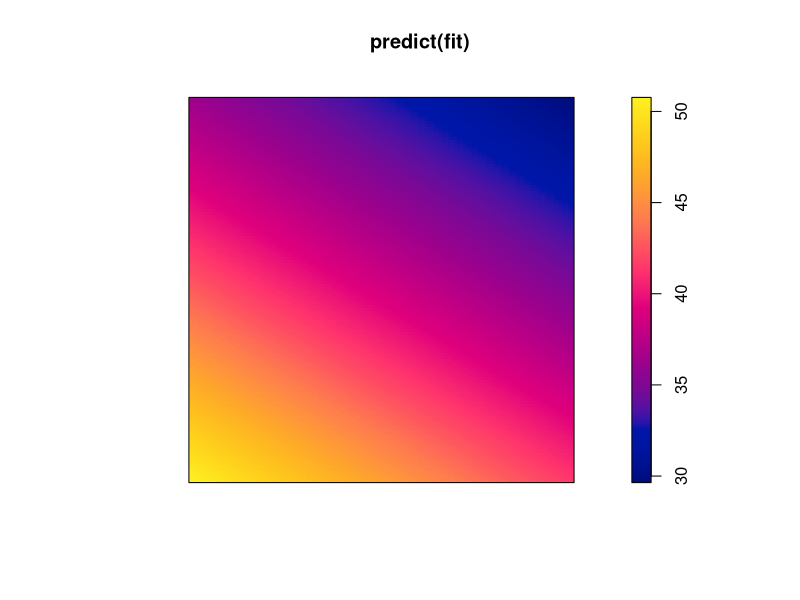

Reproduce this figure in R.
library(spatstat)


### Name: predict.slrm
### Title: Predicted or Fitted Values from Spatial Logistic Regression
### Aliases: predict.slrm
### Keywords: spatial models methods

### ** Examples

  X <- rpoispp(42)
  fit <- slrm(X ~ x+y)
  plot(predict(fit))

  data(copper)
  X <- copper$SouthPoints
  Y <- copper$SouthLines
  Z <- distmap(Y)
  fitc <- slrm(X ~ Z)
  pc <- predict(fitc)

  Znew <- distmap(copper$Lines)[copper$SouthWindow]
  pcnew <- predict(fitc, newdata=list(Z=Znew))
